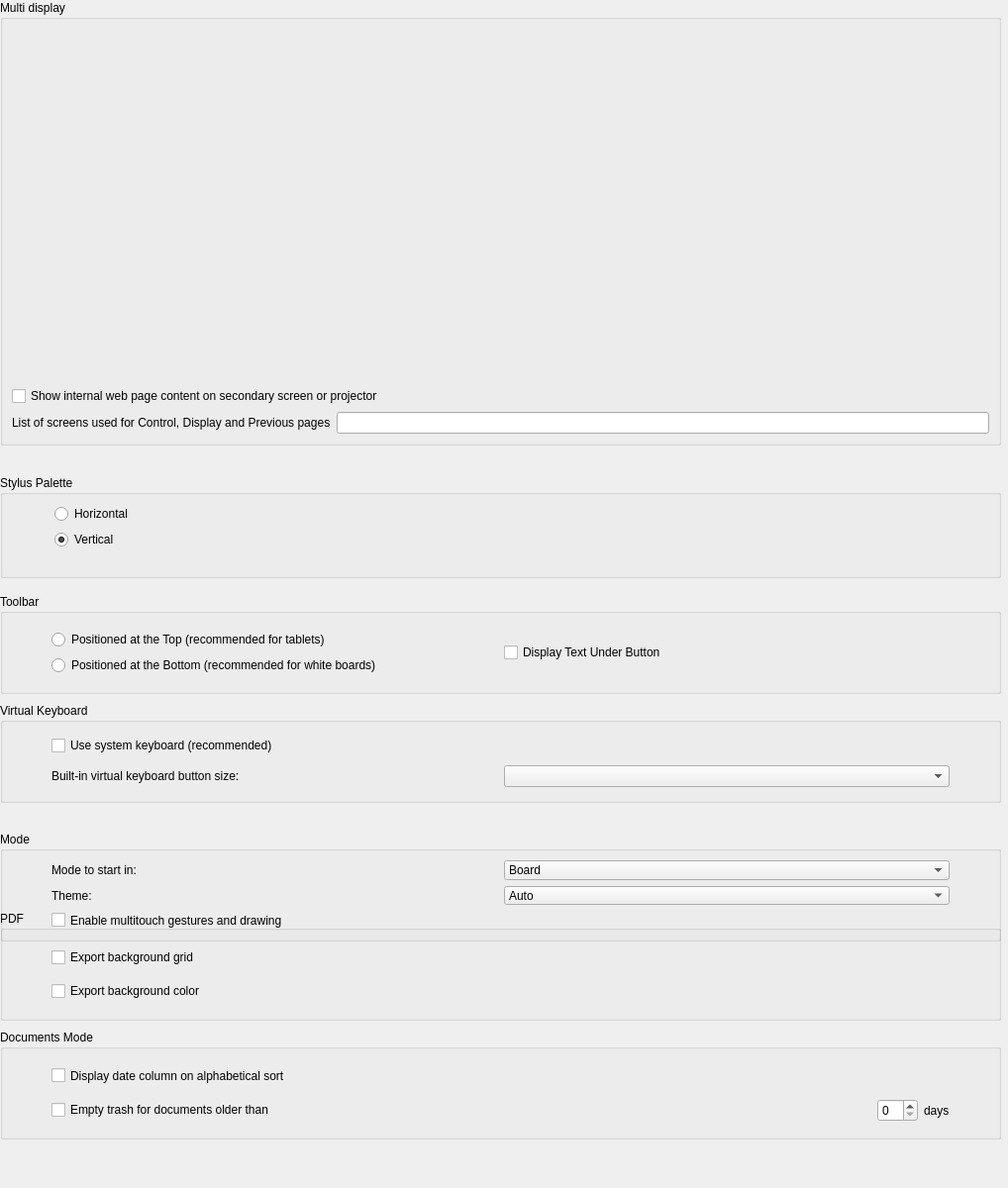
         <widget class="QWidget" name="scrollAreaWidgetContents">
          <property name="geometry">
           <rect>
            <x>0</x>
            <y>0</y>
            <width>1018</width>
            <height>1200</height>
           </rect>
          </property>
          <property name="minimumSize">
           <size>
            <width>783</width>
            <height>1200</height>
           </size>
          </property>
          <widget class="QGroupBox" name="PDFGroupBox">
           <property name="geometry">
            <rect>
             <x>0</x>
             <y>920</y>
             <width>1011</width>
             <height>111</height>
            </rect>
           </property>
           <property name="sizePolicy">
            <sizepolicy hsizetype="MinimumExpanding" vsizetype="Expanding">
             <horstretch>0</horstretch>
             <verstretch>0</verstretch>
            </sizepolicy>
           </property>
           <property name="title">
            <string>PDF</string>
           </property>
           <layout class="QGridLayout" name="gridLayout_13">
            <item row="0" column="1" colspan="2">
             <layout class="QGridLayout" name="PDFGridLayout">
              <item row="3" column="0">
               <widget class="QCheckBox" name="exportBackgroundGrid">
                <property name="text">
                 <string>Export background grid</string>
                </property>
               </widget>
              </item>
              <item row="4" column="0">
               <widget class="QCheckBox" name="exportBackgroundColor">
                <property name="text">
                 <string>Export background color</string>
                </property>
               </widget>
              </item>
             </layout>
            </item>
            <item row="0" column="0">
             <spacer name="horizontalSpacer_11">
              <property name="sizeType">
               <enum>QSizePolicy::Fixed</enum>
              </property>
              <property name="sizeHint" stdset="0">
               <size>
                <width>40</width>
                <height>20</height>
               </size>
              </property>
             </spacer>
            </item>
            <item row="0" column="3">
             <spacer name="horizontalSpacer_12">
              <property name="sizeHint" stdset="0">
               <size>
                <width>40</width>
                <height>20</height>
               </size>
              </property>
             </spacer>
            </item>
           </layout>
          </widget>
          <widget class="QGroupBox" name="keyboardGroupBox">
           <property name="geometry">
            <rect>
             <x>0</x>
             <y>710</y>
             <width>1011</width>
             <height>101</height>
            </rect>
           </property>
           <property name="sizePolicy">
            <sizepolicy hsizetype="MinimumExpanding" vsizetype="Expanding">
             <horstretch>0</horstretch>
             <verstretch>0</verstretch>
            </sizepolicy>
           </property>
           <property name="title">
            <string>Virtual Keyboard</string>
           </property>
           <layout class="QGridLayout" name="gridLayout_21">
            <item row="0" column="1">
             <layout class="QGridLayout" name="oskGridLayout">
              <item row="3" column="1">
               <widget class="QComboBox" name="keyboardPaletteKeyButtonSize"/>
              </item>
              <item row="3" column="0">
               <widget class="QLabel" name="keyboardPaletteKeyButtonSize_Label">
                <property name="text">
                 <string>Built-in virtual keyboard button size:</string>
                </property>
               </widget>
              </item>
              <item row="2" column="0">
               <widget class="QCheckBox" name="useSystemOSKCheckBox">
                <property name="text">
                 <string>Use system keyboard (recommended)</string>
                </property>
               </widget>
              </item>
             </layout>
            </item>
            <item row="0" column="0">
             <spacer name="horizontalSpacer">
              <property name="sizeType">
               <enum>QSizePolicy::Fixed</enum>
              </property>
              <property name="sizeHint" stdset="0">
               <size>
                <width>40</width>
                <height>20</height>
               </size>
              </property>
             </spacer>
            </item>
            <item row="0" column="2">
             <spacer name="horizontalSpacer_2">
              <property name="sizeHint" stdset="0">
               <size>
                <width>40</width>
                <height>20</height>
               </size>
              </property>
             </spacer>
            </item>
           </layout>
          </widget>
          <widget class="QGroupBox" name="documentsGroupBox">
           <property name="geometry">
            <rect>
             <x>0</x>
             <y>1040</y>
             <width>1011</width>
             <height>111</height>
            </rect>
           </property>
           <property name="sizePolicy">
            <sizepolicy hsizetype="MinimumExpanding" vsizetype="Expanding">
             <horstretch>0</horstretch>
             <verstretch>0</verstretch>
            </sizepolicy>
           </property>
           <property name="title">
            <string>Documents Mode</string>
           </property>
           <layout class="QGridLayout" name="gridLayout_19">
            <item row="0" column="1">
             <layout class="QGridLayout" name="gridLayout_18">
              <item row="0" column="1">
               <widget class="QCheckBox" name="showDateColumnOnAlphabeticalSort">
                <property name="sizePolicy">
                 <sizepolicy hsizetype="Expanding" vsizetype="Preferred">
                  <horstretch>0</horstretch>
                  <verstretch>0</verstretch>
                 </sizepolicy>
                </property>
                <property name="text">
                 <string>Display date column on alphabetical sort</string>
                </property>
               </widget>
              </item>
              <item row="3" column="1">
               <widget class="QCheckBox" name="emptyTrashForOlderDocuments">
                <property name="text">
                 <string>Empty trash for documents older than</string>
                </property>
               </widget>
              </item>
              <item row="3" column="2">
               <widget class="QSpinBox" name="emptyTrashDaysValue"/>
              </item>
              <item row="3" column="3">
               <widget class="QLabel" name="emptyTrashDaysLabel">
                <property name="text">
                 <string>days</string>
                </property>
               </widget>
              </item>
             </layout>
            </item>
            <item row="0" column="0" rowspan="2">
             <spacer name="horizontalSpacer_9">
              <property name="sizeType">
               <enum>QSizePolicy::Fixed</enum>
              </property>
              <property name="sizeHint" stdset="0">
               <size>
                <width>40</width>
                <height>20</height>
               </size>
              </property>
             </spacer>
            </item>
            <item row="0" column="2">
             <spacer name="horizontalSpacer_10">
              <property name="sizeHint" stdset="0">
               <size>
                <width>40</width>
                <height>20</height>
               </size>
              </property>
             </spacer>
            </item>
           </layout>
          </widget>
          <widget class="QGroupBox" name="toolbarGroupBox">
           <property name="geometry">
            <rect>
             <x>0</x>
             <y>600</y>
             <width>1011</width>
             <height>101</height>
            </rect>
           </property>
           <property name="sizePolicy">
            <sizepolicy hsizetype="MinimumExpanding" vsizetype="Expanding">
             <horstretch>0</horstretch>
             <verstretch>0</verstretch>
            </sizepolicy>
           </property>
           <property name="title">
            <string>Toolbar</string>
           </property>
           <layout class="QGridLayout" name="gridLayout_9">
            <item row="0" column="3">
             <spacer name="toolbarRSpacer">
              <property name="sizeType">
               <enum>QSizePolicy::Fixed</enum>
              </property>
              <property name="sizeHint" stdset="0">
               <size>
                <width>40</width>
                <height>20</height>
               </size>
              </property>
             </spacer>
            </item>
            <item row="0" column="2">
             <widget class="QCheckBox" name="toolbarDisplayTextCheckBox">
              <property name="text">
               <string>Display Text Under Button</string>
              </property>
             </widget>
            </item>
            <item row="0" column="1">
             <layout class="QGridLayout" name="gridLayout_10">
              <item row="1" column="0">
               <widget class="QRadioButton" name="toolbarAtBottomRadioButton">
                <property name="text">
                 <string>Positioned at the Bottom (recommended for white boards)</string>
                </property>
               </widget>
              </item>
              <item row="0" column="0">
               <widget class="QRadioButton" name="toolbarAtTopRadioButton">
                <property name="text">
                 <string>Positioned at the Top (recommended for tablets)</string>
                </property>
               </widget>
              </item>
             </layout>
            </item>
            <item row="0" column="0">
             <spacer name="toolbarLSpacer">
              <property name="sizeType">
               <enum>QSizePolicy::Fixed</enum>
              </property>
              <property name="sizeHint" stdset="0">
               <size>
                <width>40</width>
                <height>20</height>
               </size>
              </property>
             </spacer>
            </item>
           </layout>
          </widget>
          <widget class="QGroupBox" name="stylusPaletteGroupBox">
           <property name="geometry">
            <rect>
             <x>0</x>
             <y>480</y>
             <width>1011</width>
             <height>104</height>
            </rect>
           </property>
           <property name="minimumSize">
            <size>
             <width>0</width>
             <height>0</height>
            </size>
           </property>
           <property name="title">
            <string>Stylus Palette</string>
           </property>
           <layout class="QGridLayout" name="gridLayout_14">
            <property name="leftMargin">
             <number>12</number>
            </property>
            <item row="0" column="1">
             <layout class="QGridLayout" name="gridLayout_5">
              <property name="sizeConstraint">
               <enum>QLayout::SetDefaultConstraint</enum>
              </property>
              <item row="0" column="0">
               <widget class="QRadioButton" name="horizontalChoice">
                <property name="sizePolicy">
                 <sizepolicy hsizetype="Minimum" vsizetype="Fixed">
                  <horstretch>1</horstretch>
                  <verstretch>0</verstretch>
                 </sizepolicy>
                </property>
                <property name="minimumSize">
                 <size>
                  <width>0</width>
                  <height>0</height>
                 </size>
                </property>
                <property name="text">
                 <string>Horizontal</string>
                </property>
                <property name="checked">
                 <bool>false</bool>
                </property>
               </widget>
              </item>
              <item row="1" column="0">
               <widget class="QRadioButton" name="verticalChoice">
                <property name="text">
                 <string>Vertical</string>
                </property>
                <property name="checked">
                 <bool>true</bool>
                </property>
               </widget>
              </item>
              <item row="2" column="0">
               <spacer name="verticalSpacer_5">
                <property name="sizeHint" stdset="0">
                 <size>
                  <width>20</width>
                  <height>40</height>
                 </size>
                </property>
               </spacer>
              </item>
             </layout>
            </item>
            <item row="0" column="0">
             <spacer name="horizontalSpacer_4">
              <property name="sizeType">
               <enum>QSizePolicy::Fixed</enum>
              </property>
              <property name="sizeHint" stdset="0">
               <size>
                <width>40</width>
                <height>20</height>
               </size>
              </property>
             </spacer>
            </item>
            <item row="0" column="2">
             <spacer name="horizontalSpacer_3">
              <property name="sizeType">
               <enum>QSizePolicy::Fixed</enum>
              </property>
              <property name="sizeHint" stdset="0">
               <size>
                <width>40</width>
                <height>20</height>
               </size>
              </property>
             </spacer>
            </item>
           </layout>
          </widget>
          <widget class="QGroupBox" name="modeGroupBox">
           <property name="geometry">
            <rect>
             <x>0</x>
             <y>840</y>
             <width>1011</width>
             <height>111</height>
            </rect>
           </property>
           <property name="sizePolicy">
            <sizepolicy hsizetype="MinimumExpanding" vsizetype="Expanding">
             <horstretch>0</horstretch>
             <verstretch>0</verstretch>
            </sizepolicy>
           </property>
           <property name="title">
            <string>Mode</string>
           </property>
           <layout class="QGridLayout" name="gridLayout_15">
            <item row="0" column="1" rowspan="2">
             <layout class="QGridLayout" name="gridLayout_16">
              <item row="0" column="0">
               <widget class="QLabel" name="modeLabel">
                <property name="text">
                 <string>Mode to start in:</string>
                </property>
               </widget>
              </item>
              <item row="0" column="1">
               <widget class="QComboBox" name="startModeComboBox">
                <item>
                 <property name="text">
                  <string>Board</string>
                 </property>
                </item>
                <item>
                 <property name="text">
                  <string>Desktop</string>
                 </property>
                </item>
                <item>
                 <property name="text">
                  <string>Documents</string>
                 </property>
                </item>
               </widget>
              </item>
              <item row="1" column="0">
               <widget class="QLabel" name="themeLabel">
                <property name="text">
                 <string>Theme:</string>
                </property>
               </widget>
              </item>
              <item row="1" column="1">
               <widget class="QComboBox" name="themeComboBox">
                <item>
                 <property name="text">
                  <string>Auto</string>
                 </property>
                </item>
                <item>
                 <property name="text">
                  <string>Light</string>
                 </property>
                </item>
                <item>
                 <property name="text">
                  <string>Dark</string>
                 </property>
                </item>
               </widget>
              </item>
              <item row="2" column="0" colspan="2">
               <widget class="QCheckBox" name="enableMultitouchCheckBox">
                <property name="text">
                 <string>Enable multitouch gestures and drawing</string>
                </property>
               </widget>
              </item>
              <item row="0" column="2">
               <spacer name="horizontalSpacer_6">
                <property name="sizeHint" stdset="0">
                 <size>
                  <width>40</width>
                  <height>20</height>
                 </size>
                </property>
               </spacer>
              </item>
             </layout>
            </item>
            <item row="0" column="0">
             <spacer name="horizontalSpacer_5">
              <property name="sizeType">
               <enum>QSizePolicy::Fixed</enum>
              </property>
              <property name="sizeHint" stdset="0">
               <size>
                <width>40</width>
                <height>20</height>
               </size>
              </property>
             </spacer>
            </item>
           </layout>
          </widget>
          <widget class="QGroupBox" name="multiDisplayGroupBox">
           <property name="geometry">
            <rect>
             <x>0</x>
             <y>0</y>
             <width>1011</width>
             <height>450</height>
            </rect>
           </property>
           <property name="sizePolicy">
            <sizepolicy hsizetype="Preferred" vsizetype="Expanding">
             <horstretch>0</horstretch>
             <verstretch>0</verstretch>
            </sizepolicy>
           </property>
           <property name="minimumSize">
            <size>
             <width>0</width>
             <height>450</height>
            </size>
           </property>
           <property name="title">
            <string>Multi display</string>
           </property>
           <layout class="QVBoxLayout" name="verticalLayoutMultiDisplay">
            <item>
             <widget class="QFrame" name="screenPreviewFrame">
              <property name="minimumSize">
               <size>
                <width>0</width>
                <height>400</height>
               </size>
              </property>
              <property name="frameShape">
               <enum>QFrame::NoFrame</enum>
              </property>
              <property name="frameShadow">
               <enum>QFrame::Plain</enum>
              </property>
              <layout class="QVBoxLayout" name="screenPreviewLayout">
               <item>
                <spacer name="screenPreviewSpacerTop">
                 <property name="orientation">
                  <enum>Qt::Vertical</enum>
                 </property>
                 <property name="sizeHint" stdset="0">
                  <size>
                   <width>20</width>
                   <height>10</height>
                  </size>
                 </property>
                </spacer>
               </item>
               <item alignment="Qt::AlignHCenter">
                <widget class="UBScreenLayoutPreview" name="screenLayoutPreview" native="true">
                 <property name="sizePolicy">
                  <sizepolicy hsizetype="Preferred" vsizetype="Expanding">
                   <horstretch>0</horstretch>
                   <verstretch>0</verstretch>
                  </sizepolicy>
                 </property>
                 <property name="minimumSize">
                  <size>
                   <width>600</width>
                   <height>300</height>
                  </size>
                 </property>
                 <property name="maximumSize">
                  <size>
                   <width>900</width>
                   <height>800</height>
                  </size>
                 </property>
                </widget>
               </item>
               <item>
                <spacer name="screenPreviewSpacerBottom">
                 <property name="orientation">
                  <enum>Qt::Vertical</enum>
                 </property>
                 <property name="sizeHint" stdset="0">
                  <size>
                   <width>20</width>
                   <height>10</height>
                  </size>
                 </property>
                </spacer>
               </item>
              </layout>
             </widget>
            </item>
            <item>
             <layout class="QGridLayout" name="gridLayout_2">
              <item row="0" column="0" colspan="2">
               <widget class="QCheckBox" name="displayBrowserPageCheckBox">
                <property name="text">
                 <string>Show internal web page content on secondary screen or projector</string>
                </property>
               </widget>
              </item>
              <item row="1" column="0">
               <widget class="QLabel" name="screenList_label">
                <property name="text">
                 <string>List of screens used for Control, Display and Previous pages</string>
                </property>
               </widget>
              </item>
              <item row="1" column="1">
               <widget class="UBScreenListLineEdit" name="screenList">
                <property name="clearButtonEnabled">
                 <bool>true</bool>
                </property>
               </widget>
              </item>
             </layout>
            </item>
           </layout>
          </widget>
         </widget>
